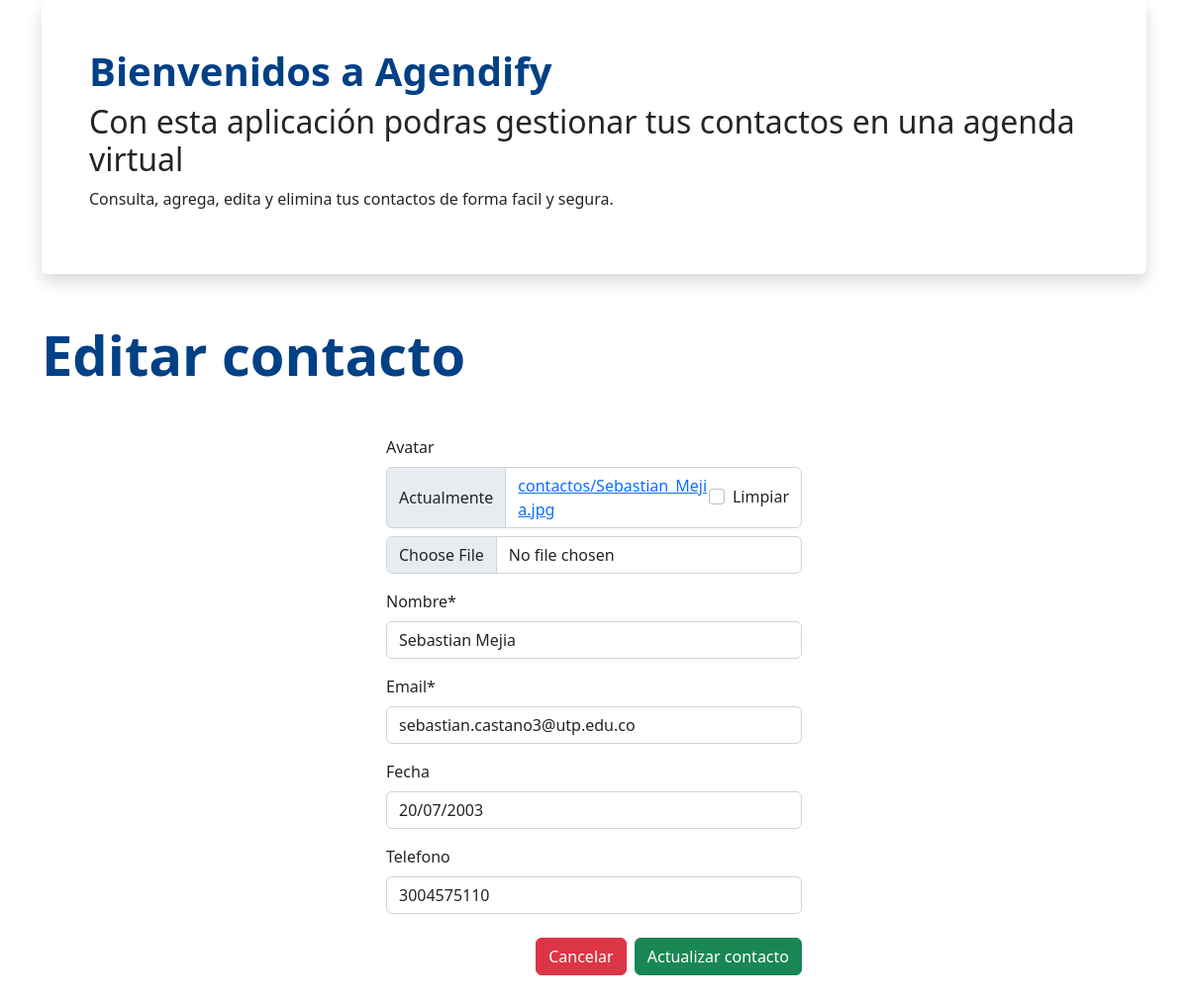
The page /3/edit/ on the database its author committed.
### contactos/models.py (models this page shows, shortened)
class contactos(models.Model):
    avatar = models.ImageField(upload_to='contactos',null=True,blank=True)
    nombre = models.CharField(max_length=100)
    email= models.EmailField(max_length=50) #Validaciones del campo
    fecha = models.DateField(null=True, blank=True) #No obligatorio el campo y en blanco en formulario de Djgango
    telefono = models.CharField(max_length=15, null=True, blank=True)
    create = models.DateTimeField(auto_now_add=True) #Para auditoria gestión automaticamente fecha y hora creación
    "Mostrar en el panel de administración los nombres de los contactos"

### contactos/views.py (the view)
# urls.py: path('<int:pk>/edit/',views.ContactUpdateView.as_view(), name='contactos_edit'),
class ContactUpdateView(generic.UpdateView):
    model = contactos
    fields = ('avatar','nombre', 'email', 'fecha', 'telefono')
    success_url = reverse_lazy('contactos_list')

### contactos/templates/contactos/contactos_form.html (shortened to what this page needs)
{%load static crispy_forms_tags%}
<!DOCTYPE html>
<html lang="es">
<head>
    <link rel="stylesheet" href="{% static 'bootstrap/css/bootstrap.min.css' %}">
</head>
<body class="container" py-5>
    <div class = "p-5 border-1 shadow rounded">
        <h1 class="fw-bold text-dark-blue">Bienvenidos a Agendify</h1>
        <h2>Con esta aplicación podras gestionar tus contactos en una agenda virtual</h2>
        <p>
            Consulta, agrega, edita y elimina tus contactos de forma facil y segura.
        </p>
    </div>
    <div class="mt-5 text-left">
        <h3 class="display-4 text-dark-blue fw-bold">
            {%if contactos%}
            Editar
            {%else%}
            Nuevo
            {%endif%}
            contacto
        </h3>
    </div>
    <form action="" method="post" class="mt-5 mx-auto" style="width: 420px;"enctype="multipart/form-data"novalidate>
        {{form|crispy}}
        <div class="text-end mt-4 mb-5">
            <a href="{% url 'contactos_list' %}" class="btn btn-danger me-1">
                Cancelar
            </a>
            <button class="btn btn-success">
                {%if contactos %}
                Actualizar
                {%else%}
                Crear
                {%endif%}
                contacto
            </button>
        </div>
    </form>
</body>
</html>

### contactos/templates/contactos/contactos_form.html (style rules this page uses)
.text-dark-blue { color: #004085; }

### rows shown on the page
contactos: nombre "Sebastian Mejia", email "sebastian.castano3@utp.edu.co", fecha "20/07/2003", telefono "3004575110"
